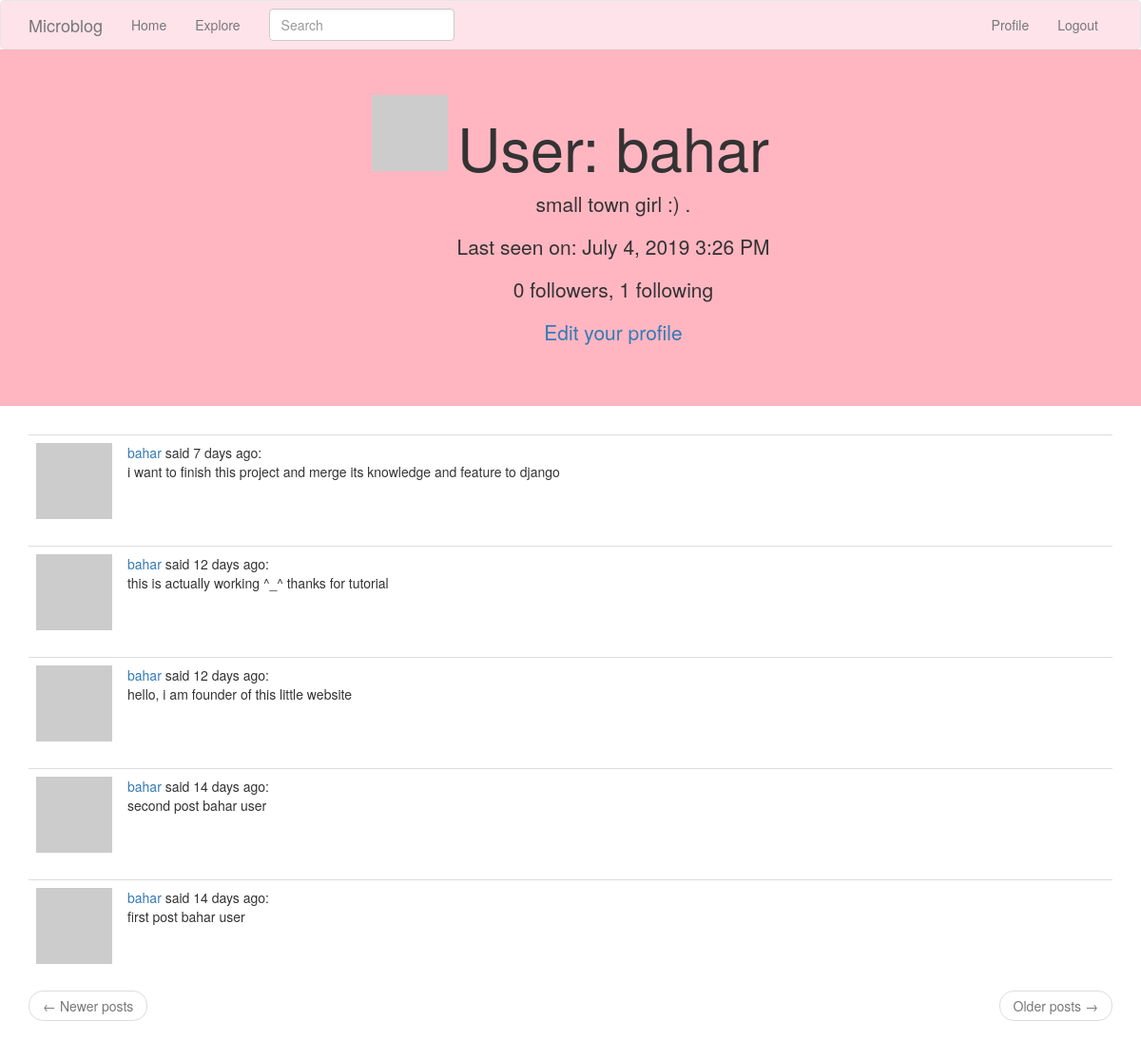
The app's page /user/bahar (signed in), older data.
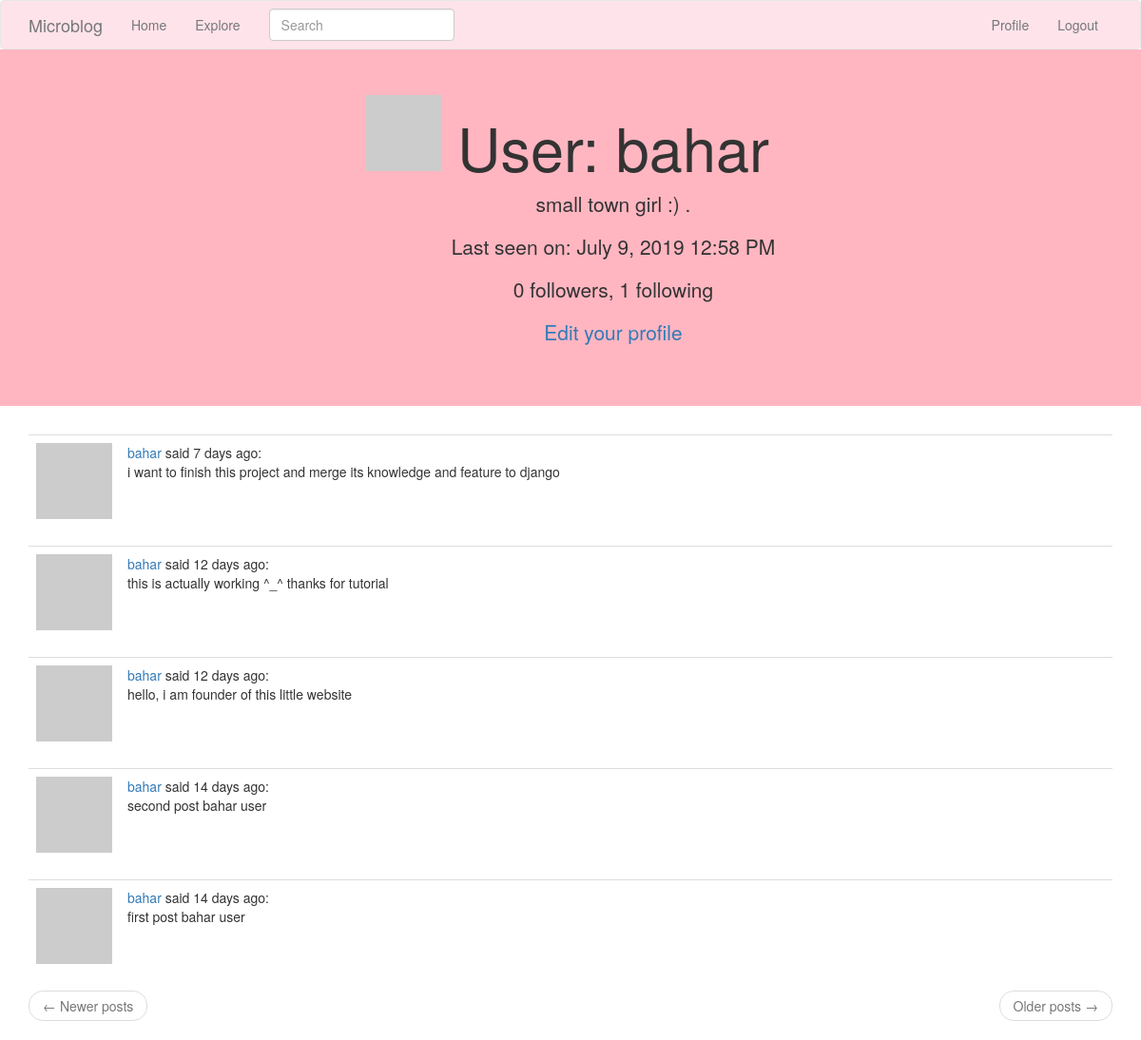
The same page, newer data.
### app/models.py (models this page shows, shortened)
class User(UserMixin, db.Model):
    id = db.Column(db.Integer, primary_key=True)
    username = db.Column(db.String(64), index=True, unique=True)
    email = db.Column(db.String(120), index=True, unique=True)
    password_hash = db.Column(db.String(128))
    posts = db.relationship('Post', backref='author', lazy='dynamic')
    about_me = db.Column(db.String(140))
    last_seen = db.Column(db.DateTime, default=datetime.utcnow)
    def avatar(self, size):
        digest = md5(self.email.lower().encode('utf-8')).hexdigest()
        return 'https://www.gravatar.com/avatar/{}?d=identicon&s={}'.format(
            digest, size)
    followed = db.relationship(
        'User', secondary=followers,
        primaryjoin=(followers.c.follower_id == id),
        secondaryjoin=(followers.c.followed_id == id),
        backref=db.backref('followers', lazy='dynamic'), lazy='dynamic')

class SearchableMixin(object):
    @classmethod
    def before_commit(cls, session):
        session._changes = {
            'add': list(session.new),
            'update': list(session.dirty),
            'delete': list(session.deleted)
        }
    @classmethod
    def after_commit(cls, session):
        for obj in session._changes['add']:
            if isinstance(obj, SearchableMixin):
                add_to_index(obj.__tablename__, obj)
        for obj in session._changes['update']:
            if isinstance(obj, SearchableMixin):
                add_to_index(obj.__tablename__, obj)
        for obj in session._changes['delete']:
            if isinstance(obj, SearchableMixin):
                remove_from_index(obj.__tablename__, obj)
        session._changes = None

class Post(SearchableMixin, db.Model):
    __searchable__=['body']
    id = db.Column(db.Integer, primary_key=True)
    body = db.Column(db.String(140))
    timestamp = db.Column(db.DateTime, index=True, default=datetime.utcnow)
    user_id = db.Column(db.Integer, db.ForeignKey('user.id'))
    language = db.Column(db.String(5))

### app/main/routes.py (the view)
@bp.route('/user/<username>')
@login_required
def user(username):
    user = User.query.filter_by(username=username).first_or_404()
    page = request.args.get('page', 1, type=int)
    posts = user.posts.order_by(Post.timestamp.desc()).paginate(
        page, current_app.config['POSTS_PER_PAGE'], False)
    next_url = url_for('main.user', username=user.username, page=posts.next_num) \
        if posts.has_next else None
    prev_url = url_for('main.user', username=user.username, page=posts.prev_num) \
        if posts.has_prev else None
    return render_template('user.html', user=user, posts=posts.items,
                           next_url=next_url, prev_url=prev_url)

### app/main/forms.py
class SearchForm(FlaskForm):
    q = StringField(_l('Search'), validators=[DataRequired()])
    def __init__(self, *args, **kwargs):
        if 'formdata' not in kwargs:
            kwargs['formdata'] = request.args
        if 'csrf_enabled' not in kwargs:
            kwargs['csrf_enabled'] = False
        super(SearchForm, self).__init__(*args, **kwargs)

### app/main/routes.py (called while the page is built)
@bp.before_app_request
def before_request():
    if current_user.is_authenticated:
        current_user.last_seen = datetime.utcnow()
        db.session.commit()
        g.search_form = SearchForm()
    g.locale = str(get_locale())

### app/models.py (called while the page is built)
@login.user_loader
def load_user(id):
    return User.query.get(int(id))

### app/templates/user.html
{% extends "base.html" %}
{% block app_content %}
    <div class="jumbotron text-center" style="background-color:#FFB6C1">
    <table align="center">
        <tr valign="top">
            <td style="padding-right:10px;"><img src="{{ user.avatar(128) }}"></td>
            <td><h1>{{ _('User') }}: {{ user.username }}</h1>
        {% if user.about_me %}<p>{{ user.about_me }}</p>{% endif %}
        {% if user.last_seen %}<p>{{ _('Last seen on') }}: {{ moment(user.last_seen).format('LLL') }}</p>{% endif %}
        <p>{{ _('%(count)d followers', count=user.followers.count()) }}, {{ _('%(count)d following', count=user.followed.count()) }}</p>
        {% if user == current_user %}
        <p><a href="{{ url_for('main.edit_profile') }}">{{ _('Edit your profile') }}</a></p>
        {% elif not current_user.is_following(user) %}
        <p><a href="{{ url_for('main.follow', username=user.username) }}">{{ _('Follow') }}</a></p>
        {% else %}
        <p><a href="{{ url_for('main.unfollow', username=user.username) }}">{{ _('Unfollow') }}</a></p>
        {% endif %}
            </td>
        </tr>
    </table>
    </div>
    <div class="container" >
    {% for post in posts %}
        {% include '_post.html' %}
    {% endfor %}
    <nav aria-label="...">
        <ul class="pager">
            <li class="previous{% if not prev_url %} disabled{% endif %}">
                <a href="{{ prev_url or '#' }}">
                    <span aria-hidden="true">&larr;</span> {{ _('Newer posts') }}
                </a>
            </li>
            <li class="next{% if not next_url %} disabled{% endif %}">
                <a href="{{ next_url or '#' }}">
                    {{ _('Older posts') }} <span aria-hidden="true">&rarr;</span>
                </a>
            </li>
        </ul>
    </nav>
    </div>
{% endblock %}

### app/templates/base.html (shortened to what this page needs)
{% extends 'bootstrap/base.html' %}
{% block navbar %}
       <nav class="navbar navbar-default" style="margin-bottom:0; background-color: #FFE3EB;">
        <div class="container">
    <div class="navbar-header">
      <a class="navbar-brand" href="{{ url_for('main.index') }}">Microblog</a>
    </div>
     <div class="collapse navbar-collapse" id="bs-example-navbar-collapse-1">
     <ul class="nav navbar-nav">
        <li><a href="{{ url_for('main.index') }}">{{ _('Home') }}</a></li>
        <li><a href="{{ url_for('main.explore') }}">{{ _('Explore') }}</a></li></ul>
                {% if g.search_form %}
                <form class="navbar-form navbar-left" method="get"
                        action="{{ url_for('main.search') }}">
                    <div class="form-group">
                        {{ g.search_form.q(size=20, class='form-control',
                            placeholder=g.search_form.q.label.text) }}
                    </div>
                </form>
                {% endif %}
        <ul class="nav navbar-nav navbar-right">
        {% if current_user.is_anonymous %}
        <li><a href="{{ url_for('auth.login') }}">{{ _('Login') }}</a></li>
        {% else %}
        <li><a href="{{ url_for('main.user', username=current_user.username) }}">{{ _('Profile') }}</a></li>
        <li><a href="{{ url_for('auth.logout') }}">{{ _('Logout') }}</a></li>
        {% endif %}
        </ul></div></div></nav>
{% endblock %}
{% block content %}
        {% block app_content %}{% endblock %}
{% endblock %}

### app/templates/_post.html (shortened to what this page needs)
    <table class="table table-hover">
        <tr>
            <td width="70px">
                <a href="{{ url_for('main.user', username=post.author.username) }}">
                    <img src="{{ post.author.avatar(70) }}" />
                </a>
            </td>
            <td>
               {{ _('%(username)s said %(when)s', username=user_link,  when=moment(post.timestamp).fromNow()) }}:
                <br>
                {{ post.body }}
            </td>
        </tr>
    </table>

Row changes from the older to the newer data that the page shows:
changed User "bahar": last_seen "July 4, 2019 3:26 PM" → "July 9, 2019 12:58 PM"
